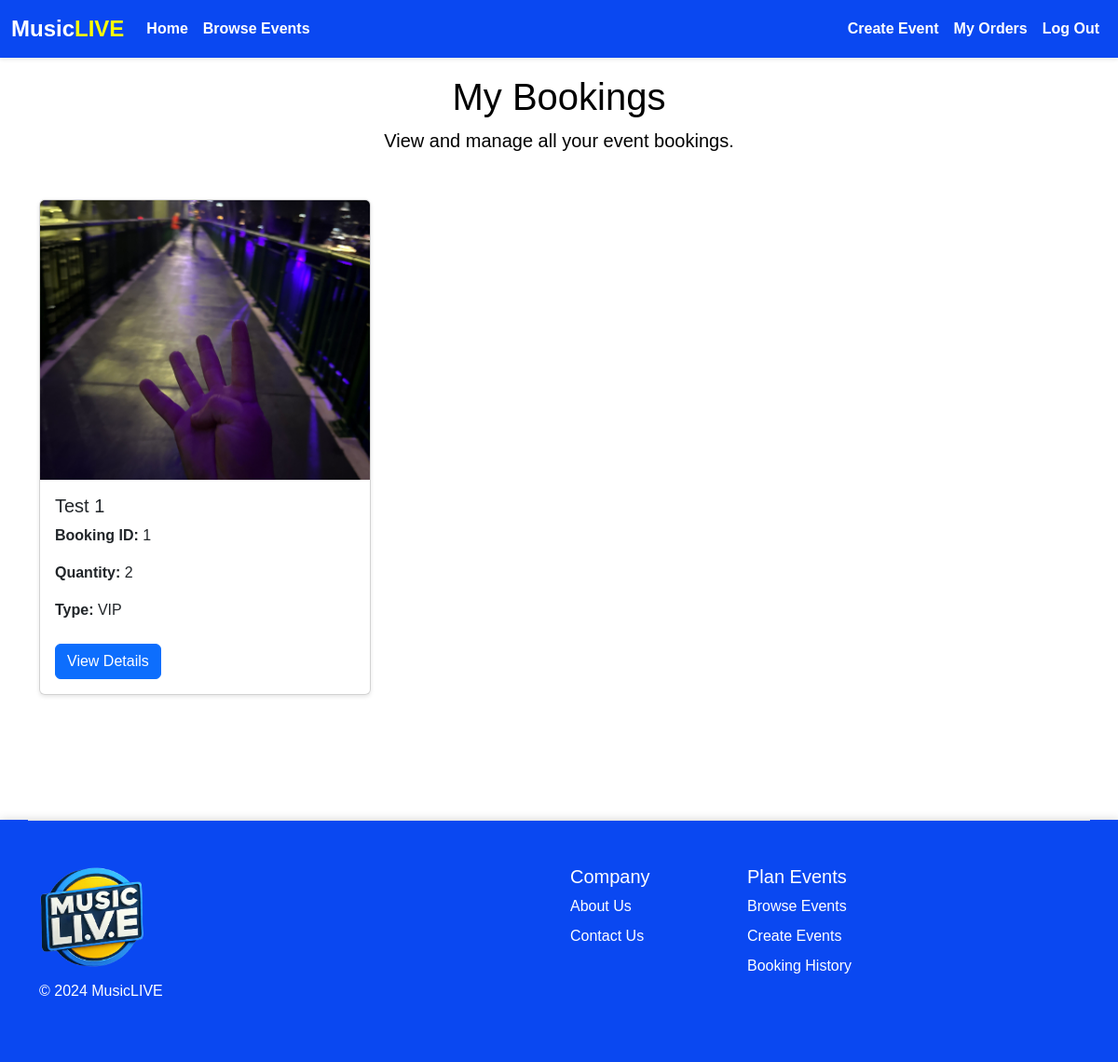
/orders (signed in), run on the app's committed database.
### website/models.py (models this page shows, shortened)
class Order(db.Model):
    __tablename__ = 'orders'
    class Type(Enum):
        NORMAL = "General Admission"
        VIP = "VIP"
    id = db.Column(db.Integer, primary_key=True)
    quantity = db.Column(db.Integer, nullable=False)
    type = db.Column(db.Enum(Type), nullable=False)
    user_id = db.Column(db.Integer, db.ForeignKey('users.id'), nullable=False)
    event_id = db.Column(db.Integer, db.ForeignKey('events.id'), nullable=False)
    events = db.relationship('Event', backref='event', lazy=True)

class Event(db.Model):
    __tablename__ = 'events'
    class Genre(Enum):
        ROCK_ALT = "Rock/Alternative"
        POP_FOLK = "Pop/Folk"
        EDM = "Electronic/Dance"
        HIPHOP_RNB = "Hip-Hop/R&B"
    class Status(Enum):
        OPEN = "Open"
        SOLDOUT = "Sold Out"
        CANCELLED = "Cancelled"
        INACTIVE = "Inactive"
    id = db.Column(db.Integer, primary_key=True)
    name = db.Column(db.String(100), index=True, unique=True, nullable=False)
    datetime = db.Column(db.DateTime, nullable=False)
    venue = db.Column(db.String(100), nullable=False)
    genre = db.Column(db.Enum(Genre), nullable=False)
    ticket_price = db.Column(db.Integer, nullable=False)
    image = db.Column(db.String(400))
    artists = db.Column(db.String(100), nullable=False)
    status = db.Column(db.Enum(Status), nullable=False)
    creator_id = db.Column(db.Integer, db.ForeignKey("users.id"), nullable=False)

### website/events.py (the view)
@event_bp.route('/orders', methods=['GET'])
@login_required
def orders():
    user_orders = db.session.scalars(db.select(Order).where(Order.user_id == current_user.id)).all()
    return render_template('my_bookings.html', title="MusicLIVE | My Bookings", user_orders=user_orders)

### website/templates/my_bookings.html (shortened to what this page needs)
{% extends 'base.html' %}
{% block content %}
<main>
    <div class="container text-center mt-5">
        <h1>My Bookings</h1>
        <p class="lead">View and manage all your event bookings.</p>
    </div>
    <div class="container mt-5">
        <div class="row">
            {% for order in user_orders %}
                <div class="col-md-4">
                    <div class="card mb-4">
                        <img class="card-img-top fixed-height-orders" src="{{ url_for('static', filename='event_images/' + order.events.image) }}"
                             class="card-img-top" alt="{{ order.events.name }}">
                        <div class="card-body">
                            <h5 class="card-title">{{ order.events.name }}</h5>
                            <p><strong>Booking ID:</strong> {{ order.id }}</p>
                            <p><strong>Quantity:</strong> {{ order.quantity }}</p>
                            <p><strong>Type:</strong> {{ order.type.value }}</p>
                            <a href="{{ url_for('event.show', id=order.events.id) }}" class="btn btn-primary mt-2">View Details</a>
                        </div>
                    </div>
                </div>
            {% endfor %}
        </div>
    </div>
</main>
{% endblock %}

### website/static/style.css (style rules this page uses)
* { font-family: Helvetica, Arial, sans-serif; }
main { background-attachment: fixed; background-size: 100% 100%; min-height: 100vh; color: black; margin-top: 5rem; }
.card { background-color: rgba(255, 255, 255, 0.8); margin-bottom: 20px; box-shadow: 0 2px 4px rgba(0, 0, 0, 0.1); }
.fixed-height-orders { height: 300px; object-fit: cover; width: 100%; }

### data on the page
Order: image (picture), events.name "Test 1", id "1", quantity "2", type.value "VIP"
